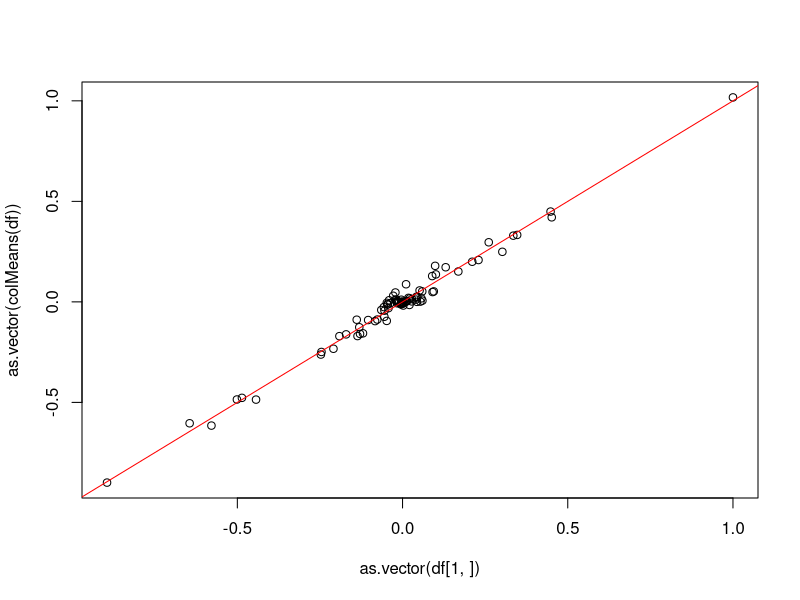
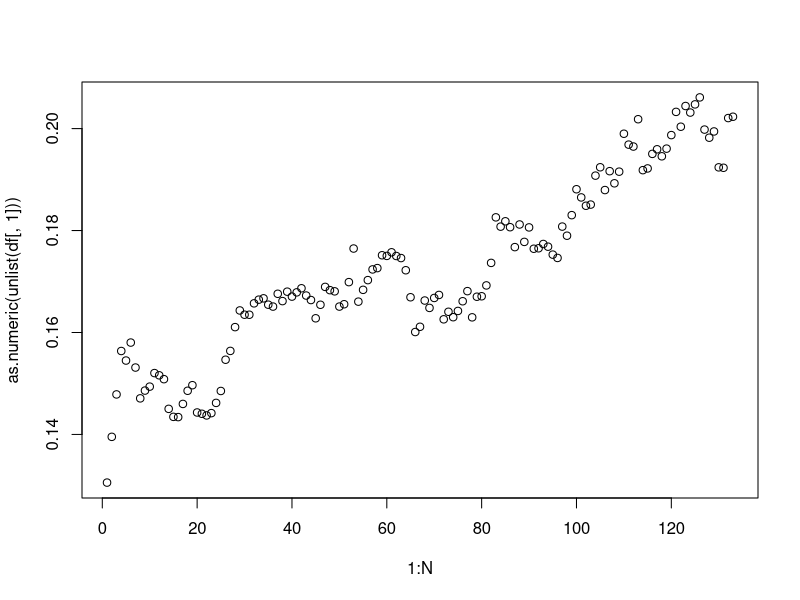

These charts were generated, in order, by the following R code:
setwd("~/expmDerivative/")

library(readr)
library(coda)

df <- read_table("data/highDimSim_10_fourth.txt", col_names = FALSE)
N <- dim(df)[1]
P <- dim(df)[2] - 1
df <- df[,1:P]
df <- df[,as.vector(df[1,]!=0)]
plot(as.vector(df[1,]),as.vector(colMeans(df)))
abline(a=0,b=1,col="red")
cor(as.numeric(df[1,]),as.numeric(colMeans(df)))


plot(1:N,as.numeric(unlist(df[,1])))
